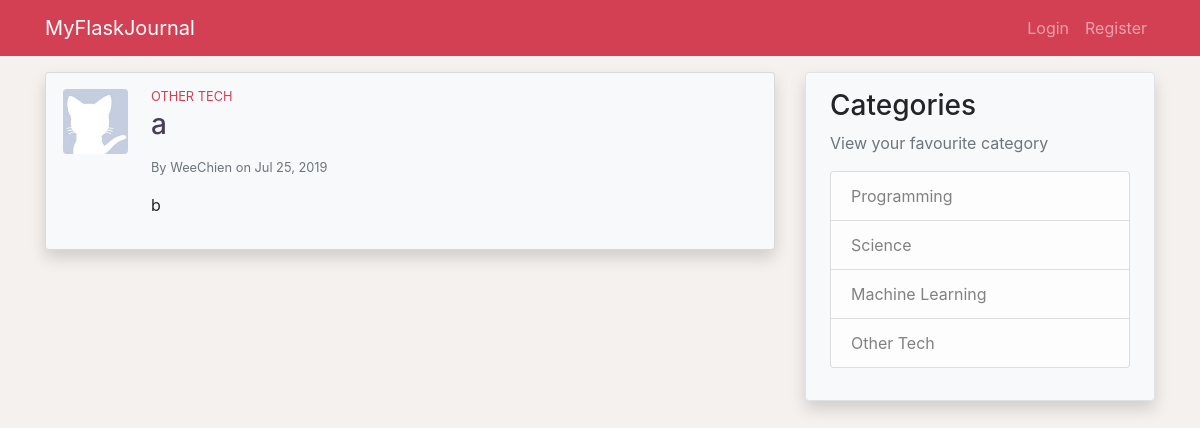
Page /post/5 on the earlier database version.
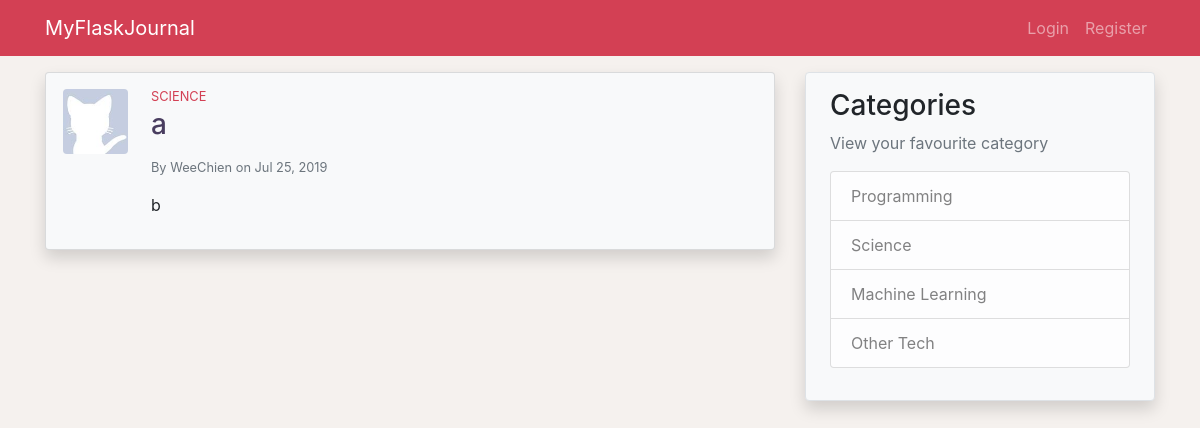
Same page on the later database version.
### application/models.py (models this page shows, shortened)
class Post(db.Model):
    id = db.Column(db.Integer, primary_key=True)
    title = db.Column(db.String(100), nullable=False)
    date_posted = db.Column(db.DateTime, nullable=False,
                            default=datetime.utcnow)
    content = db.Column(db.Text, nullable=False)
    category = db.Column(db.String(100), nullable=False)
    user_id = db.Column(db.Integer, db.ForeignKey('user.id'), nullable=False)

### application/posts/routes.py (the view)
@posts.route('/post/<int:post_id>')
def post(post_id):
    post = Post.query.get_or_404(post_id)
    return render_template('post.html', title=post.title, post=post)

### application/templates/post.html (shortened to what this page needs)
{% extends 'layout.html' %}
{% block content %}
    <div class="card mb-3 p-3 shadow bg-light">
            <div class="row">
                <div class="ml-3 mb-3 pr-2">
                    <img src="{{ url_for('static', filename='profile_pics/' + post.author.image_file) }}" class="post-img rounded mx-md-auto d-block">
                </div>
                <div class="col">
                    <h6 class="post-category mb-1 small">
                    </h6>
                    <h3 class="post-title mb-3">
                        <a class="clean-a" href="{{ url_for('posts.post', post_id=post.id) }}">{{ post.title }}</a>
                    </h3>
                    <div class="text-muted small mb-3">
                        By <a class="clean-a" href="{{ url_for('users.user_posts', username=post.author.username) }}">{{ post.author.username }}</a>
                        on {{ post.date_posted.strftime('%b %d, %Y')}}
                    </div>
                    <p class="post-content">{{ post.content }}</p>
                </div>
            </div>
        </div>
{% endblock %}

Differences in the rows shown:
changed Post: category "OTHER TECH" → "SCIENCE"
